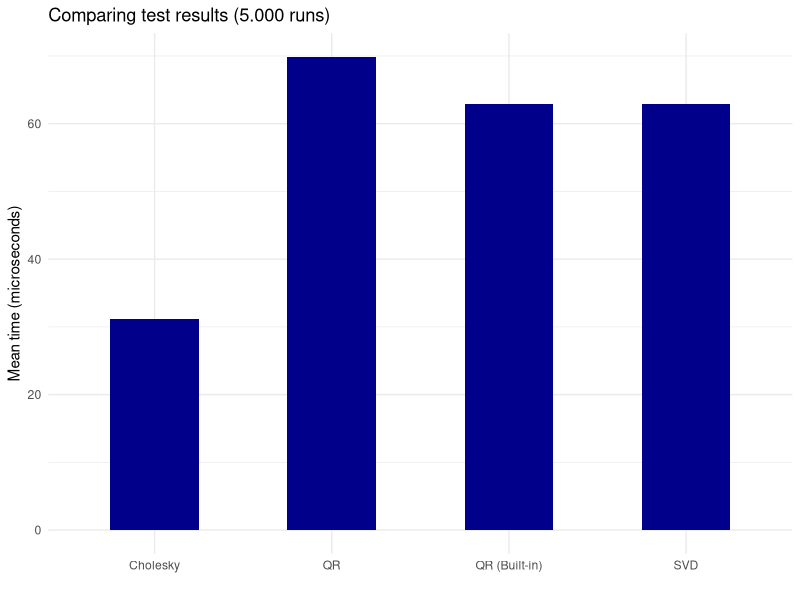

This figure's R source:
## ---- chunk 1
spd <- cars$speed
dst <- cars$dist
## ---- chunk 2
j.1 <- rep(1, length(spd))
j.2 <- spd
J <- cbind(j.1, j.2)
y <- dst
## ---- chunk 3
# Compute A matrix by multiplying the transpose of J with J 
A <- t(J)%*%J
# Using the chol function to find the upper triangular cholesky factorization
U <- chol(A)
L <- t(chol(A))
# Computing the left side of the equation, by multiplying x transpose with y
b <- t(J)%*%y
# Using first the forwardsolve to find z
z <- forwardsolve(L, b)
# Hereafter using backsolve to find the coefficients
chol_coef <- backsolve(U, z)
# We can make a chol function for testing purposes
chol.est <- function(J) {
  A <- t(J)%*%J
  U <- chol(A)
  L <- t(U)
  b <- t(J)%*%y
  z <- forwardsolve(L, b)
  chol_coef <- backsolve(U, z)
  return(chol_coef)
}
chol.est(J)
## ---- chunk 4
# First we make the qr decomposition
QR <- qr(J)
# Then we utilize functions qr.Q and qr.R to extract the corresponding matrices
Q <- qr.Q(QR)
R <- qr.R(QR)
# As the equation we want to solve is Rx*=Q^T*y and R 
# is upper triangular we can use the backsolve function
QR_coef <- backsolve(R, t(Q)%*%y)
# We can now make a QR function for testing purposes
qr.est <- function (J) {
  QR <- qr(J)
  Q <- qr.Q(QR)
  R <- qr.R(QR)
  QR_coef <- backsolve(R, t(Q)%*%y)
  return(QR_coef)
}
qr.est(J)
## ---- chunk 5
# Perform SVD decomposition
svd. <- svd(J)
# Extract the three matrices from the decomposition
S <- diag(svd.$d)
U <- svd.$u
V <- svd.$v
# Solve the equation
svd_coef <- V%*%solve(S)%*%t(U)%*%y
# We can now make an SVD function for testing purposes
svd.est <- function (J) {
  svd. <- svd(J)
  S <- diag(svd.$d)
  U <- svd.$u
  V <- svd.$v
  svd_coef <- V%*%solve(S)%*%t(U)%*%y
  return(svd_coef)
}
## ---- chunk 6
library(microbenchmark)
bench <- microbenchmark(Cholesky = chol.est(J), 
               QR = qr.est(J),
               'QR (Built-in)' = qr.solve(A, b),
               SVD = svd.est(J), 
               times = 5000)
library(dplyr)
bench <- bench %>%
  group_by(expr) %>%
  summarise(mean_time = mean(time)/1e+3)
## ---- chunk 7
library(ggplot2)
ggplot(bench) + 
  geom_col(aes(x = expr, y = mean_time), width = 0.5, fill = 'darkblue') +
  xlab('') + ylab('Mean time (microseconds)') + ggtitle('Comparing test results (5.000 runs)') +
  theme_minimal()
## ---- chunk 8
# Simulate data
x <- seq(-2*pi, 2*pi, 0.1)
e <- rnorm(length(x), sd = 0.2)
true.b <- c(1,1)
y <- true.b[1]*sin(x*true.b[2]) + e

# Define functions and derivatives
f <- function(x, b) {b[1]%*%sin(b[2]%*%x)}
df.1 <- function(x, b) {sin(b[2]%*%x)}
df.2 <- function(x, b) {x%*%cos(b[2]%*%x)}

# gauss-newton implementation
gauss_newton <- function(b, x, y, f, df.1, df.2, anim, max_it = 10) {
  m <- length(x)
  n <- length(b)
  J <- matrix(nrow = m, ncol = n)
  for (i in 1:m) {
    J[i,1] <- df.1(x[i], b)
    J[i,2] <- df.2(x[i], b)
  }
  for (i in 1:max_it) {
    b <- b - solve(t(J)%*%J) %*% t(J) %*% t(f(x, b) - y)
    for (i in 1:m) {
      J[i,1] <- df.1(x[i], b)
      J[i,2] <- df.2(x[i], b)
    }
  }
  return(b)
}
gauss_newton(c(.5,.5), x, y, f, df.1, df.2, anim = TRUE, max_it = 1000)
